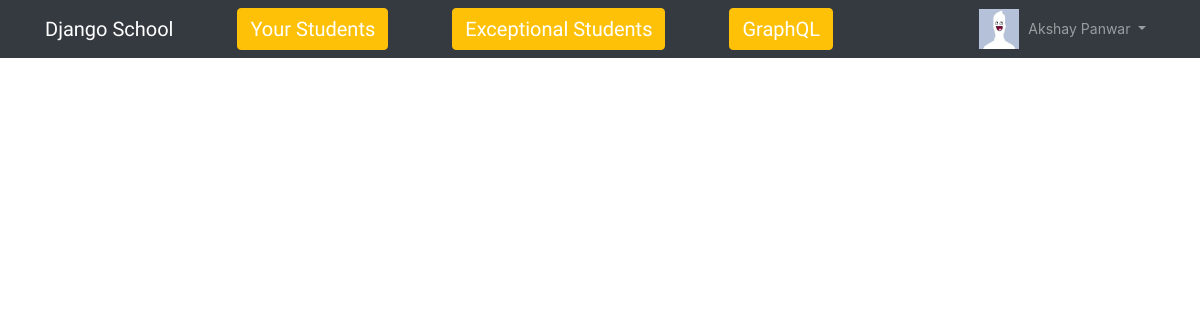
/stars/ (signed in), run on an earlier commit of the app's database.
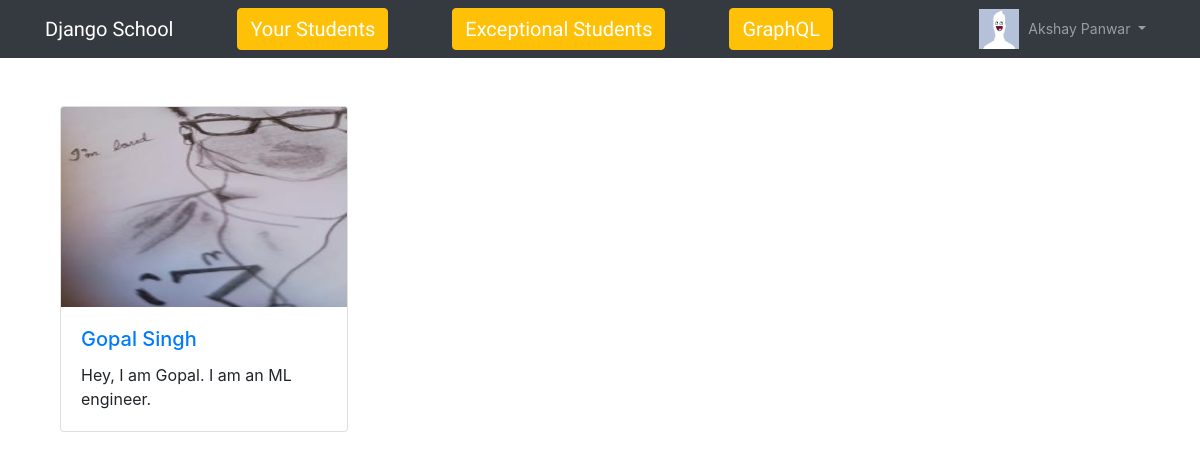
And on a later commit of the database.
### app/models.py (models this page shows, shortened)
class Student(models.Model):
    user = models.OneToOneField(User, on_delete=models.CASCADE, null=True)
    star_students = models.ForeignKey('Teacher', related_name='star_students', on_delete=models.CASCADE, null=True)
    class Meta:
        ordering = ['-id']

class User(AbstractUser):
    is_teacher = models.BooleanField(default=False)
    is_student = models.BooleanField(default=False)

class Profile(models.Model):
    user = models.OneToOneField(User, on_delete=models.CASCADE)
    image = models.ImageField(default='default.jpg', upload_to='profile_pics')
    about = models.TextField(max_length=2000, null=True, blank=True)

### app/views.py (the view)
# urls.py: path('stars/', views.StarStudentListView.as_view(), name='star_students'),
class StarStudentListView(ListView):
    model = Teacher
    template_name = 'app/star_students.html'
    def get_context_data(self,*args,  **kwargs):
        context = super().get_context_data(**kwargs)
        teacher = Teacher.objects.get(user=self.request.user)
        students = teacher.star_students.all()
        if students is not None:
            context['students'] = students
            return context
        else:
            context['no_data'] = "No data available"
            return context

### templates/app/star_students.html
{% extends 'base.html' %}
{% block content %}
<div class='container-fluid mt-5'>
    <div class='row'>
        {% for student in students %}
        <div class='col-xs-12 col-md-4 col-sm-2 gray'>
          <div class="card" style="width: 18rem;">
            <img src="{{ student.user.profile.image.url }}" class="card-img-top" alt="{{ student.user.get_full_name }}" height=200 width=40>
            <div class="card-body">
              <h5 class="card-title">
                <a href="{% url 'app:profile_detail_student' student.user.id %}">{{ student.user.get_full_name }}</a>
              </h5>
              <p class="card-text">{{ student.user.profile.about }}</p>
            </div>
          </div>
        </div>
        {% endfor %}
    </div>
</div>
{% endblock %}

What changed in the data, as far as the page shows it:
now on this page (row edited): Student: user.profile.image (picture), user.get_full_name "Gopal Singh", user.profile.about "Hey, I am Gopal. I am an ML engineer."
